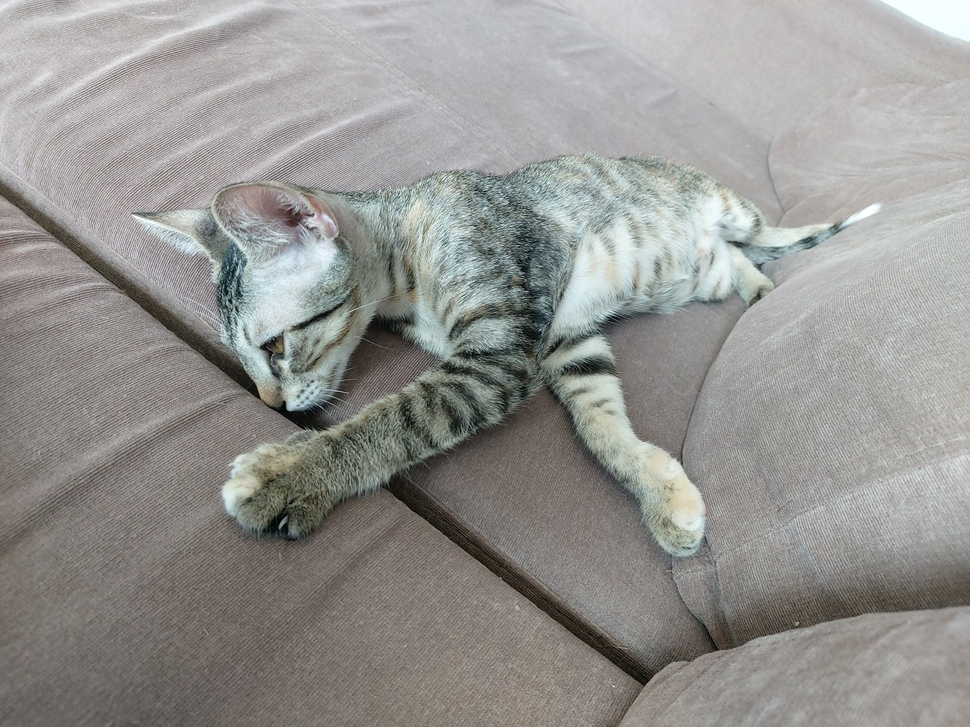
#> input picture Aula 12/mia.jpg, 970 x 727 px, shrunk from 4032 x 3024 before the run
$ jupyter execute arquivo1.ipynb   (shell and % lines are left out)
#> lines starting #> are read from the running program, lines starting #| are printed output that depends on the picture
[cell 1]
import cv2
import numpy as np
import matplotlib.pyplot as plt

[cell 2]
sum([5,6,2])

[cell 3]
string = 'sum'

[cell 4]
print(string)

[cell 5]
eval(string)

[cell 6]
funcaoS = eval(string)

[cell 7]
funcaoS([5,6,2,9])

[cell 8]
mia = cv2.imread('mia.jpg')
#> mia is the input picture: shape (727, 970, 3); mean B, G, R 145.3, 148.4, 149.2

[cell 9]
mia

mia.shape

[cell 10]
mia = cv2.cvtColor(mia, cv2.COLOR_BGR2RGB)
plt.imshow(mia)
plt.show()

[cell 11]
rosto_mia = cv2.imread('rosto_mia.jpg')
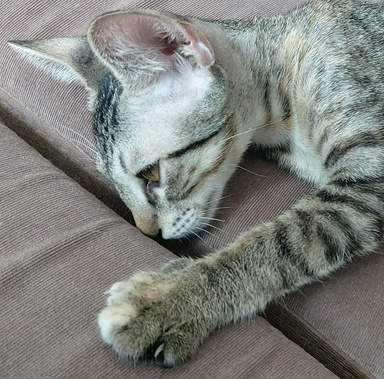
#> input picture Aula 12/rosto_mia.jpg, 384 x 379 px, shrunk from 1598 x 1577 before the run
#> rosto_mia is the input picture: shape (379, 384, 3); mean B, G, R 124.4, 128.8, 126.4
rosto_mia = cv2.cvtColor(rosto_mia, cv2.COLOR_BGR2RGB)

[cell 12]
plt.imshow(rosto_mia)
plt.show()

[cell 13]
methods = ['cv2.TM_CCOEFF', 'cv2.TM_CCOEFF_NORMED', 'cv2.TM_CCORR',
          'cv2.TM_CCORR_NORMED', 'cv2.TM_SQDIFF', 'cv2.TM_SQDIFF_NORMED']

[cell 14]
mia.shape
#> Out = (727, 970, 3)

[cell 15]
mia2 = cv2.imread('mia.jpg')
plt.imshow(mia2[:,:,0])
plt.show()
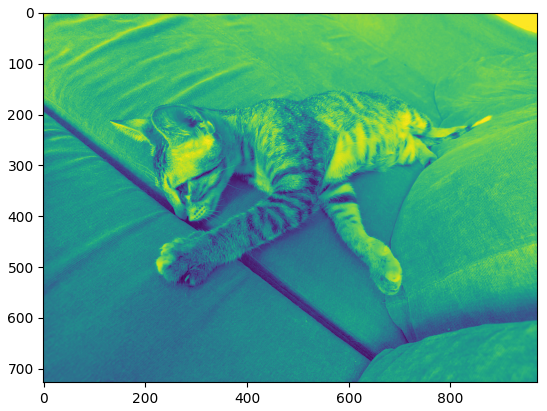
#> figure drawn by matplotlib, 1 panel

[cell 16]
rosto_mia.shape
#> Out = (379, 384, 3)

[cell 17]
meu_metodo = eval(methods[5])
res = cv2.matchTemplate(mia, rosto_mia, meu_metodo)
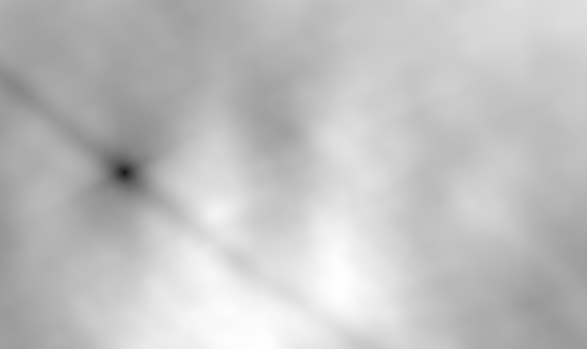
#> res: shape (349, 587) float32; min 0.00197, max 0.268, mean 0.203; drawn with min black and max white

[cell 18]
plt.imshow(res)
plt.show()

[cell 19]
for m in methods:

    #criar uma copia da imagem
    copia_mia = mia.copy()

    method = eval(m)

    #Template Matching
    res = cv2.matchTemplate(copia_mia, rosto_mia, method)

    #Pegar os valores minimos e maximos, assim como as localizações minimas e máximas
    min_val, max_val, min_loc, max_loc = cv2.minMaxLoc(res)

    if method in [cv2.TM_SQDIFF, cv2.TM_SQDIFF_NORMED]:
        top_esquerdo = min_loc #(x,y)

    else:
        top_esquerdo = max_loc

    #Definir a forma do retângulo
    altura, largura, canais = rosto_mia.shape

    base_direita = (top_esquerdo[0] + largura, top_esquerdo[1] + altura)

    cv2.rectangle(mia, top_esquerdo, base_direita, (255,0,0), 20)

    #Apresentar as imagens
    plt.subplot(121)
    plt.imshow(res)
    plt.title("Mapa de Calor")

    plt.subplot(122)
    plt.imshow(mia)
    plt.title("Detecção")

    #Nome do Método
    plt.suptitle(m)

    plt.show()

    print('\n')
#> this loop made 6 passes
#> (min_val, max_val, min_loc, top_esquerdo, base_direita) on passes 1 to 4: (-122578224, 961556288, (343, 280), (124, 172), (508, 551)), (-0.119, 0.727, (266, 348), (124, 172), (508, 551)), (5.88e+09, 1.02e+10, (203, 338), (585, 0), (969, 379)), (0.826, 0.949, (336, 257), (124, 172), (508, 551))
#> (min_val, max_val, max_loc, top_esquerdo, base_direita) on passes 5 to 6: (827649408, 3.17e+09, (575, 0), (124, 172), (508, 551)), (0.103, 0.35, (336, 261), (124, 172), (508, 551))
#> pass 1, `res = cv2.matchTemplate(copia_mia, rosto_mia, method)`:
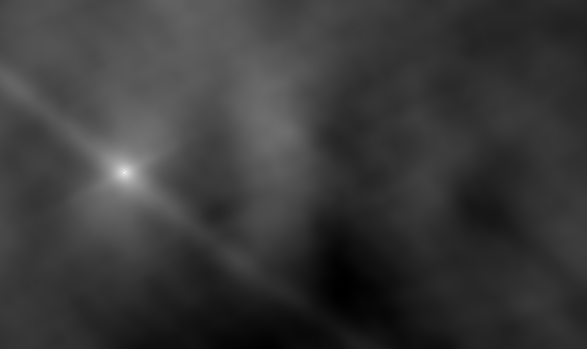
#> res: shape (349, 587) float32; min -122578224, max 961556288, mean 121830944; drawn with min black and max white
#> pass 1, `plt.show()`:
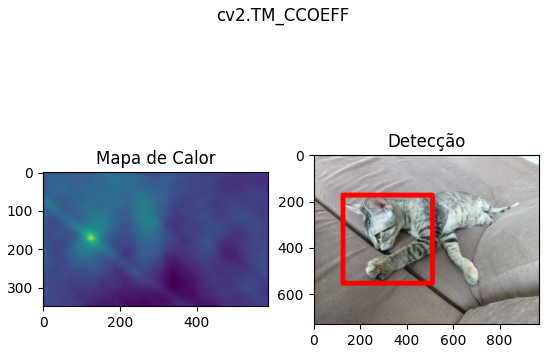
#> figure drawn by matplotlib, 2 panels
#> pass 2, `res = cv2.matchTemplate(copia_mia, rosto_mia, method)`:
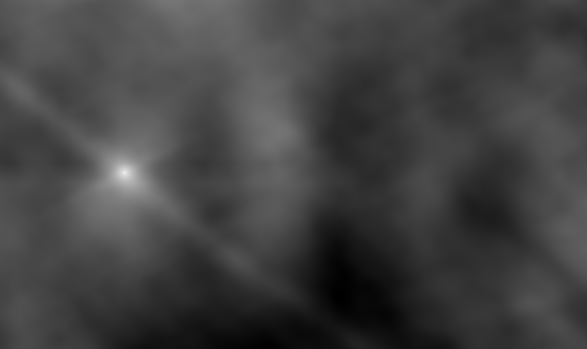
#> res: shape (349, 587) float32; min -0.119, max 0.727, mean 0.0997; drawn with min black and max white
#> pass 3, `res = cv2.matchTemplate(copia_mia, rosto_mia, method)`:
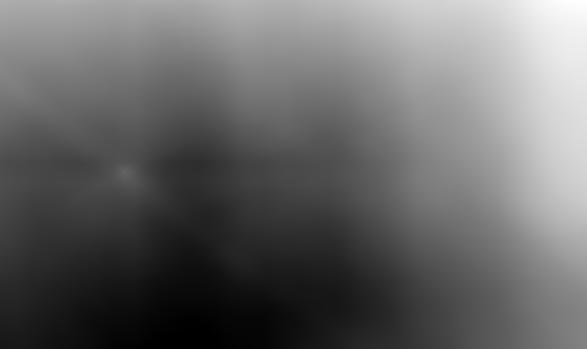
#> res: shape (349, 587) float32; min 5.88e+09, max 1.02e+10, mean 7.61e+09; drawn with min black and max white
#> after the loop:
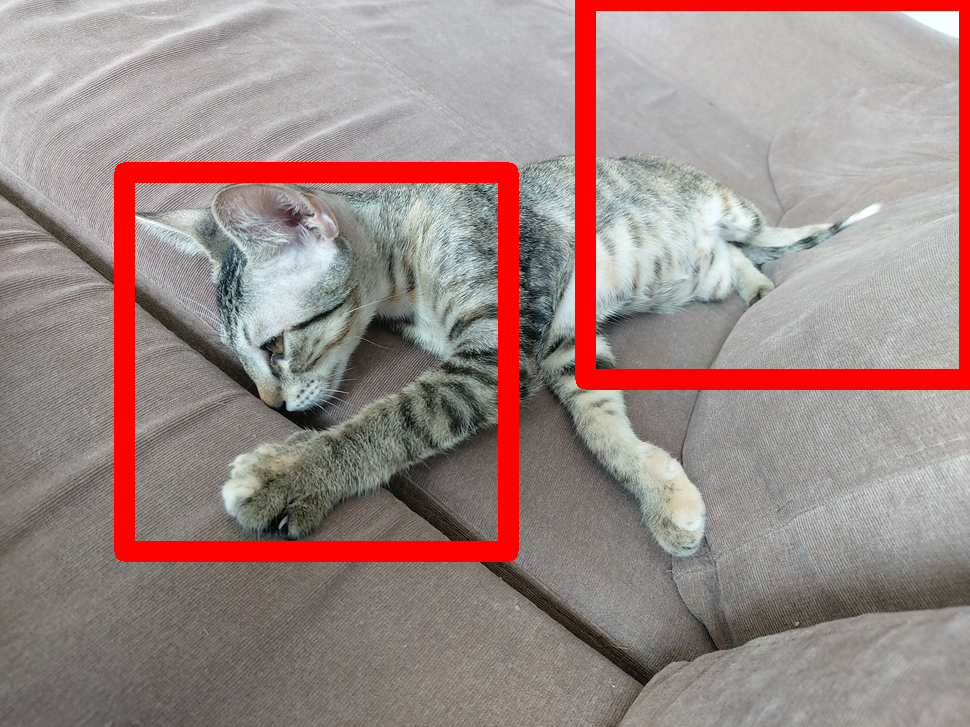
#> copia_mia: shape (727, 970, 3); mean R, G, B 157.4, 136.4, 133.5
#> after the loop:
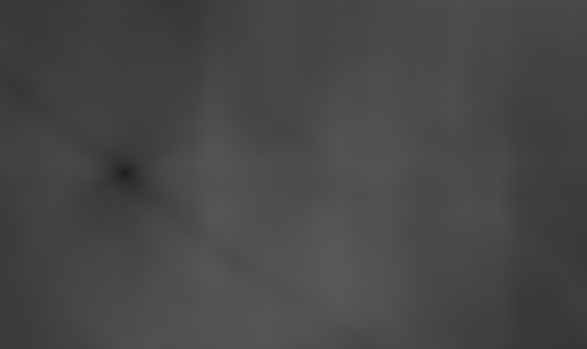
#> res: shape (349, 587) float32; min 0.103, max 0.35, mean 0.279

[cell 20]
methods2 = ['cv2.TM_SQDIFF', 'cv2.TM_SQDIFF_NORMED']
for m in methods2:

    #criar uma copia da imagem
    copia_mia = mia.copy()

    method = eval(m)

    #Template Matching
    res = cv2.matchTemplate(copia_mia, rosto_mia, method)

    #Pegar os valores minimos e maximos, assim como as localizações minimas e máximas
    min_val, max_val, min_loc, max_loc = cv2.minMaxLoc(res)

    if method in [cv2.TM_SQDIFF, cv2.TM_SQDIFF_NORMED]:
        top_esquerdo = min_loc #(x,y)

    else:
        top_esquerdo = max_loc

    #Definir a forma do retângulo
    altura, largura, canais = rosto_mia.shape

    base_direita = (top_esquerdo[0] + largura, top_esquerdo[1] + altura)

    cv2.rectangle(mia, top_esquerdo, base_direita, (255,0,0), 20)

    #Apresentar as imagens
    plt.subplot(121)
    plt.imshow(res)
    plt.title("Mapa de Calor")

    plt.subplot(122)
    plt.imshow(mia)
    plt.title("Detecção")

    #Nome do Método
    plt.suptitle(m)

    plt.show()

    print('\n')
#> this loop made 2 passes
#> pass 1, `res = cv2.matchTemplate(copia_mia, rosto_mia, method)`:
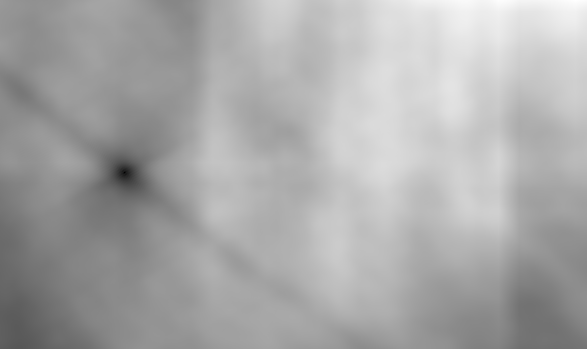
#> res: shape (349, 587) float32; min 827649408, max 3.17e+09, mean 2.38e+09; drawn with min black and max white
